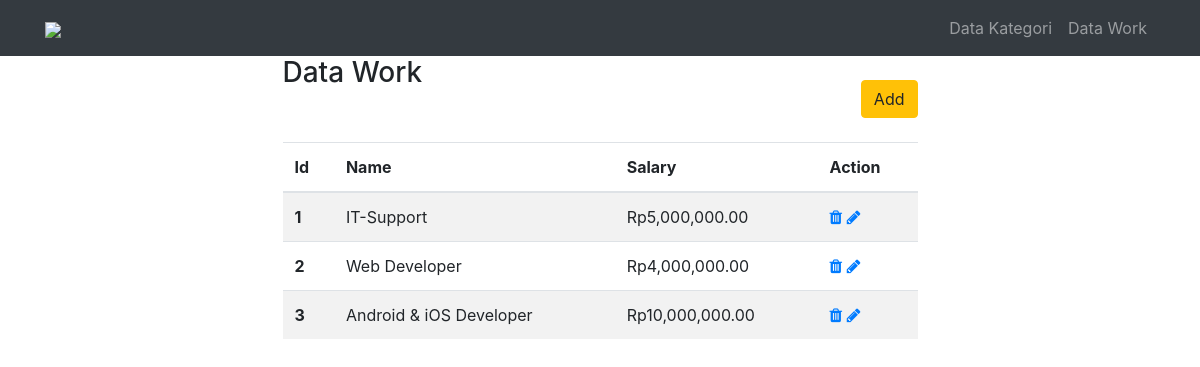
The page /index.php?page=work on the database its author committed.
### tables this page shows
CREATE TABLE `work` (
  `id` int(11) NOT NULL,
  `name` varchar(45) NOT NULL,
  `id_salary` int(11) NOT NULL
);

CREATE TABLE `kategori` (
  `id` int(11) NOT NULL,
  `salary` int(11) NOT NULL
);

### inc/fungsi.php (called while the page is built)
<?php
function rp($str)
{
	return 'Rp'.number_format($str, 2);
}

### inc/content/work/home.php (the view, shortened to what this page needs)
<?php
$sql = "SELECT w.*,k.salary FROM work w
        INNER JOIN kategori k
        ON k.id = w.id_salary
        ORDER BY w.id DESC";
$query = mysqli_query($conn, $sql);
$data = mysqli_fetch_all($query, MYSQLI_ASSOC);
?>
<div class="col-lg-7 mx-auto">
  <button class="btn btn-warning float-right mt-4 mb-4" data-toggle="modal" data-target="#modal_input_work" data-backdrop="static" data-keyboard="false">Add</button>
  <h3>Data Work</h3>
   <table class="table table-striped">
   	<thead>
   		<tr>
   			<th scope="col">Id</th >
        <th scope="col">Name</th >
   			<th scope="col">Salary</th >
   			<th scope="col">Action</th >
   		</tr>
   	</thead>
   	<tbody>
      <?php $i=1; foreach ($data as $item): ?>
          <tr>
            <th scope="row"><?= $i;  ?></th>
            <td><?= $item['name']  ?></td>
            <td><?= rp($item['salary'])  ?></td>
            <td>
              <a href="index.php?page=deletework&id=<?= $item['id']  ?>" onclick="return confirm('Are you sure ?')"><span class="fa fa-trash"></span></a>
              <a href="#" data-toggle="modal" data-target="#modal_edit_work" data-id_details="<?= $item['id'] ?>" data-backdrop="static" data-keyboard="false"><span class="fa fa-pencil"></span></a>
            </td>
          </tr>
      <?php $i++; endforeach ?>
   	</tbody>
   </table>
</div>

### rows shown on the page
work: name "IT-Support", kategori.salary "Rp5,000,000.00"
work: name "Web Developer", kategori.salary "Rp4,000,000.00"
work: name "Android & iOS Developer", kategori.salary "Rp10,000,000.00"
